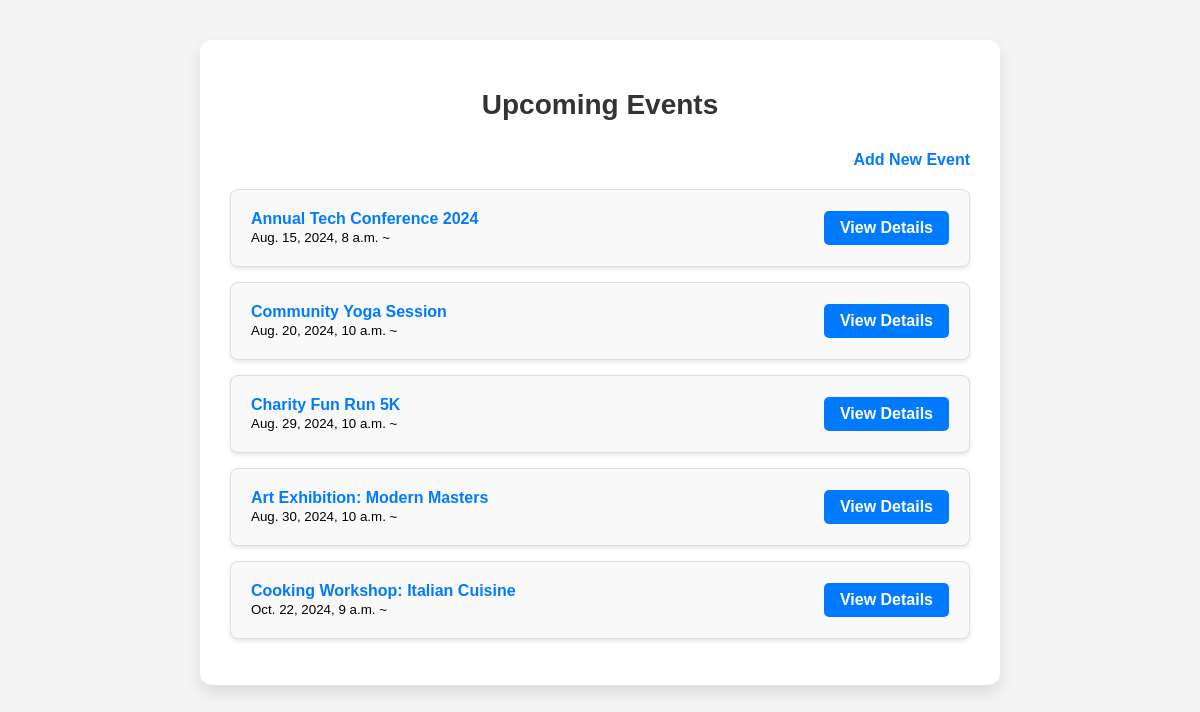
The page / on the database its author committed.
### events/models.py (models this page shows, shortened)
class Event(models.Model):
    title = models.CharField(max_length=200)
    description = models.TextField()
    location = models.CharField(max_length=200)
    start_time = models.DateTimeField(null=True, blank=True)
    end_time = models.DateTimeField(null=True, blank=True)
    organizer = models.CharField(max_length=100, blank=True)
    contact_email = models.EmailField(blank=True)
    contact_phone = models.CharField(max_length=20, blank=True)
    cost = models.DecimalField(max_digits=10, decimal_places=2, blank=True, null=True)
    tickets = models.CharField(max_length=200, blank=True, null=True)

### events/views.py (the view)
# urls.py: path('', views.event_list, name='event_list'),
def event_list(request):
    events = Event.objects.all()
    return render(request, 'events/event_list.html', {'events': events})

### events/templates/events/event_list.html (shortened to what this page needs)
{% load static %}
<!DOCTYPE html>
<html lang="en">
<head>
    <link rel="stylesheet" href="{% static 'events/css/eventsStyles.css' %}">
</head>
<body>
    <div class="container">
        <h1>Upcoming Events</h1>
        <a href="{% url 'event_create' %}" class="create-event-link">Add New Event</a>
        <ul>
            {% for event in events %}
                <li>
                    <span>
                        <a href="{% url 'event_detail' event.pk %}">{{ event.title }}</a><br>
                        <small>{{ event.start_time }} ~</small>
                    </span>
                    <a href="{% url 'event_detail' event.pk %}" class="view-details-btn">View Details</a>
                </li>
            {% endfor %}
        </ul>
    </div>
</body>
</html>

### events/static/events/css/eventsStyles.css (style rules this page uses)
body { font-family: Arial, sans-serif; background-color: #f4f4f4; margin: 0; padding: 20px; display: flex; justify-content: center; align-items: center; min-height: 20vh; }
.container { background-color: #fff; border-radius: 12px; box-shadow: 0 8px 16px rgba(0, 0, 0, 0.1); padding: 30px; max-width: 800px; width: 100%; margin: 20px; box-sizing: border-box; }
h1 { color: #333; font-size: 28px; text-align: center; margin-bottom: 30px; font-weight: bold; }
ul { list-style-type: none; padding: 0; }
li { margin: 15px 0; padding: 20px; border: 1px solid #ddd; border-radius: 8px; background-color: #f9f9f9; display: flex; justify-content: space-between; align-items: center; box-shadow: 0 2px 4px rgba(0, 0, 0, 0.1); transition: transform 0.2s, box-shadow 0.2s; }
a { text-decoration: none; color: #007bff; font-weight: 600; }
.create-event-link { display: block; text-align: right; margin-bottom: 20px; color: #007bff; font-weight: bold; }
.view-details-btn { background-color: #007bff; color: #ffffff; padding: 8px 16px; border-radius: 5px; text-decoration: none; font-weight: bold; transition: background-color 0.2s; }

### rows shown on the page
Event: title "Annual Tech Conference 2024", start_time "Aug. 15, 2024, 8 a.m."
Event: title "Community Yoga Session", start_time "Aug. 20, 2024, 10 a.m."
Event: title "Charity Fun Run 5K", start_time "Aug. 29, 2024, 10 a.m."
Event: title "Art Exhibition: Modern Masters", start_time "Aug. 30, 2024, 10 a.m."
Event: title "Cooking Workshop: Italian Cuisine", start_time "Oct. 22, 2024, 9 a.m."
